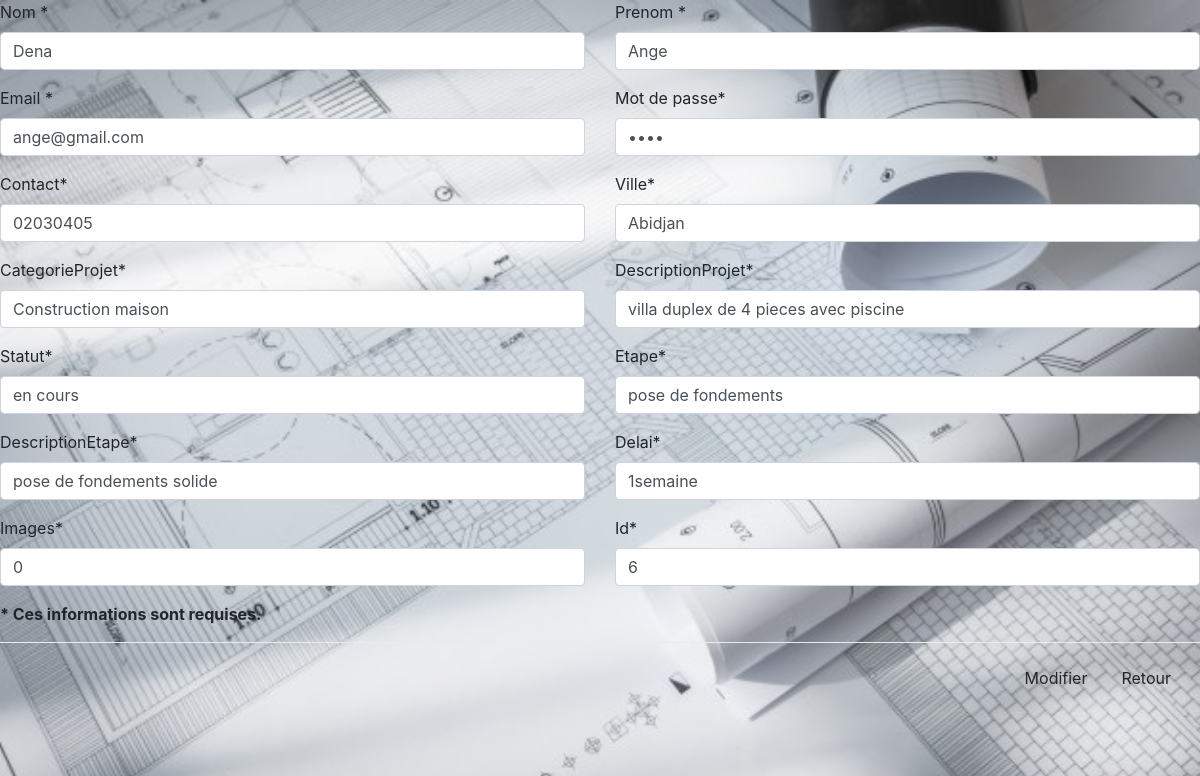
/projetAvril/admin/modifier.php?id=6, run on the app's committed database.
### tables this page shows
CREATE TABLE `projet` (
  `id` int(11) NOT NULL,
  `categorie` varchar(100) NOT NULL,
  `description_projet` varchar(300) NOT NULL,
  `statut` varchar(50) NOT NULL,
  `etapes` varchar(100) NOT NULL,
  `description_etape` varchar(300) NOT NULL,
  `delai` varchar(100) NOT NULL,
  `images` varchar(100) NOT NULL,
  `user_id` int(11) NOT NULL
);

CREATE TABLE `utilisateur` (
  `id` int(11) NOT NULL,
  `nom` varchar(100) NOT NULL,
  `prenom` varchar(250) NOT NULL,
  `email` varchar(100) NOT NULL,
  `password` varchar(50) NOT NULL,
  `contact` varchar(50) NOT NULL,
  `ville` varchar(100) NOT NULL
);

### projetAvril/admin/modifier.php (the view, shortened to what this page needs)
<?php
if (isset($_GET)) {
	$id = $_GET['id'];
	$db = Database::connect();
    $modif = $db ->query("SELECT utilisateur.nom, utilisateur.prenom, utilisateur.email, utilisateur.contact, utilisateur.password, utilisateur.ville, projet.categorie, projet.description_projet, projet.etapes, projet.description_etape, projet.id, projet.statut, projet.delai, projet.images FROM utilisateur, projet WHERE utilisateur.id = projet.user_id AND projet.id = ".$id);
	$modify = $modif->fetch();
}
?>
<!DOCTYPE html>
<html>
<head>
    <link rel="stylesheet" type="text/css" href="css/bootstrap.min.css">
		<link rel="stylesheet" type="text/css" href="css/admin.css">
		<link rel="stylesheet" href="https://cdnjs.cloudflare.com/ajax/libs/font-awesome/4.7.0/css/font-awesome.min.css">
</head>
<body>
	<form id="contact-form" method="post" action="modify.php" role="form">
                        <div class="row">
                            <div class="col-md-6">
                                <label for="firstname" class="couleur-form">Nom <span class="blue">*</span></label>
                                <input id="firstname" type="text" name="nom" class="form-control" value="<?php echo $modify['nom']?>">
                            </div>
                            <div class="col-md-6">
                                <label for="name" class="couleur-form">Prenom <span class="blue">*</span></label>
                                <input id="name" type="text" name="prenom" class="form-control" value="<?php echo $modify['prenom']?>">
                            </div>
                            <div class="col-md-6">
                                <label for="email" class="couleur-form">Email <span class="blue">*</span></label>
                                <input id="email" type="text" name="email" class="form-control" value="<?php echo $modify['email']?>">
                            </div>
                            <div class="col-md-6">
                                <label for="phone" class="couleur-form">Mot de passe<span class="blue">*</span></label>
                                <input id="phone" type="password" name="pwd" class="form-control" value="<?php echo $modify['password']?>">
                            </div>
                            <div class="col-md-6">
                                <label for="password1" class="couleur-form">Contact<span class="blue">*</span></label>
                                <input id="password1" type="text" name="contact" class="form-control" value="<?php echo $modify['contact']?>">
                            </div>
                            <div class="col-md-6">
                                <label for="password2" class="couleur-form">Ville<span class="blue">*</span></label>
                                <input id="password2" type="text" name="ville" class="form-control" value="<?php echo $modify['ville']?>">
                            </div>
                            <div class="col-md-6">
                                <label for="password2" class="couleur-form">CategorieProjet<span class="blue">*</span></label>
                                <input id="password2" type="text" name="categorie" class="form-control" value="<?php echo $modify['categorie']?>">
                            </div>
                            <div class="col-md-6">
                                <label for="password2" class="couleur-form">DescriptionProjet<span class="blue">*</span></label>
                                <input id="password2" type="text" name="description" class="form-control" value="<?php echo $modify['description_projet']?>">
                            </div>
                            <div class="col-md-6">
                                <label for="password2" class="couleur-form">Statut<span class="blue">*</span></label>
                                <input id="password2" type="text" name="statut" class="form-control" value="<?php echo $modify['statut']?>">
                            </div>
                            <div class="col-md-6">
                                <label for="password2" class="couleur-form">Etape<span class="blue">*</span></label>
                                <input id="password2" type="text" name="etape" class="form-control" value="<?php echo $modify['etapes']?>" >
                            </div>
                            <div class="col-md-6">
                                <label for="password2" class="couleur-form">DescriptionEtape<span class="blue">*</span></label>
                                <input id="password2" type="text" name="descrit" class="form-control" value="<?php echo $modify['description_etape']?>">
                            </div>
                            <div class="col-md-6">
                                <label for="password2" class="couleur-form">Delai<span class="blue">*</span></label>
                                <input id="password2" type="text" name="delai" class="form-control" value="<?php echo $modify['delai']?>">
                            </div>
                            <div class="col-md-6">
                                <label for="password2" class="couleur-form">Images<span class="blue">*</span></label>
                                <input id="password2" type="text" name="image" class="form-control" value="<?php echo $modify['images']?>">
                            </div>
                            <div class="col-md-6">
                                <label for="password2" class="couleur-form">Id<span class="blue">*</span></label>
                                <input id="password2" type="text" name="id" class="form-control" value="<?php echo $modify['id']?>">
                            </div>
                            <div class="col-md-12">
                                <p class="blue"><strong>* Ces informations sont requises.</strong></p>
                            </div>
                        </div>
        <div class="modal-footer">
            <button type="submit" class="btn btn-default button-form"><span class="glyphicon glyphicon-user">Modifier</span></button>
          <button type="button" class="btn btn-default button-form" data-dismiss="modal"><span class="glyphicon glyphicon-remove">Retour</span></button>
        </div>
        </form>
</body>
</html>

### projetAvril/css/admin.css (style rules this page uses)
body { background: url('../images/plans.jpg'); background-size: cover; background-position: center; height: 100vh; width: 100%; }
.btn { margin-left: 2%; margin-bottom: 3%; }

### data on the page
projet: nom "Dena", prenom "Ange", email "ange@gmail.com", contact "02030405", ville "Abidjan", categorie "Construction maison", description "villa duplex de 4 pieces avec piscine", statut "en cours", etape "pose de fondements", descrit "pose de fondements solide", delai "1semaine", image "0", id "6"
